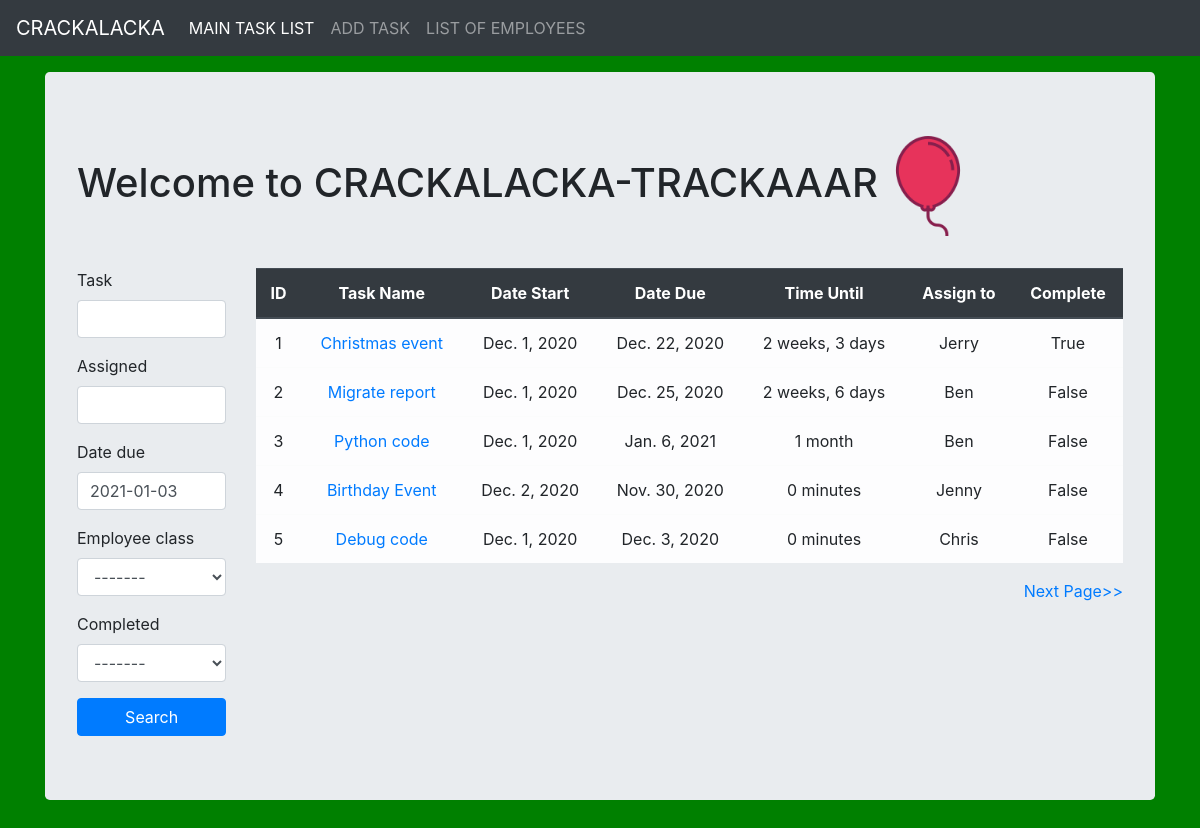
The app's page /, older data.
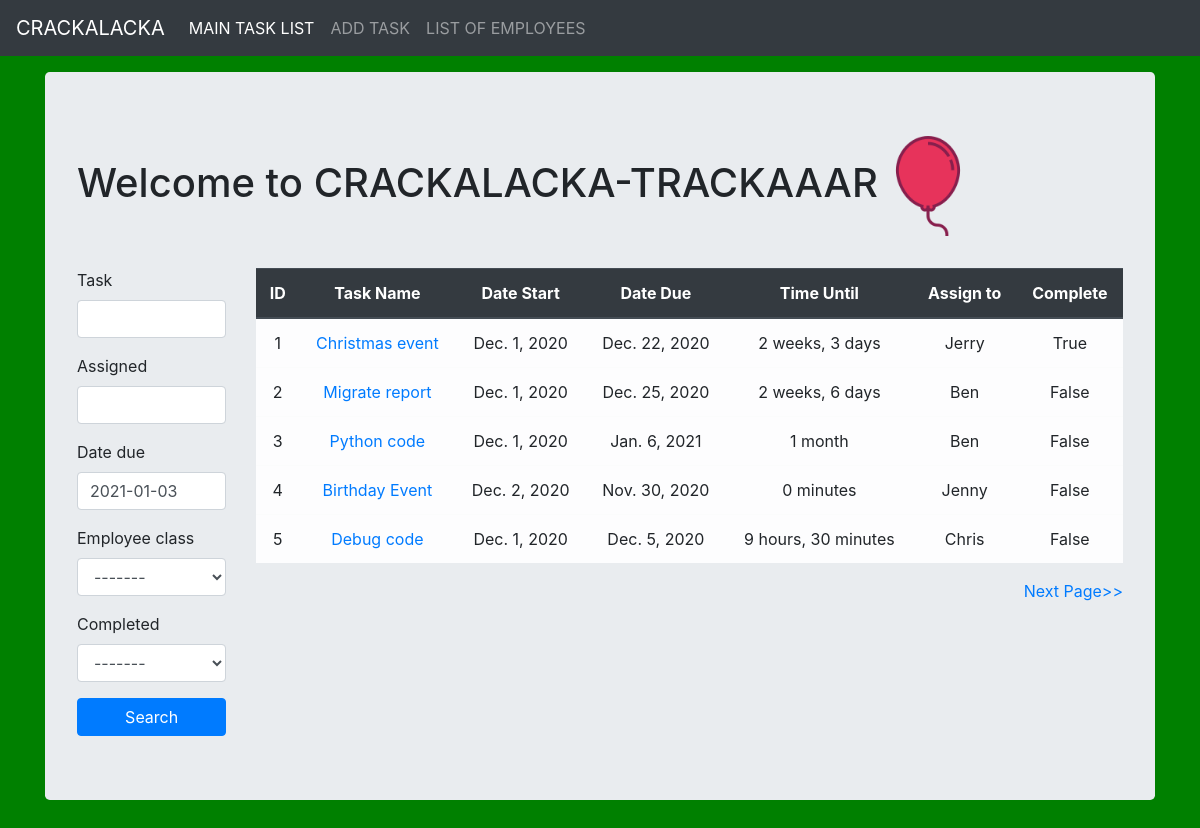
The same page, newer data.
### tasktrackerApp/models.py (models this page shows, shortened)
class Task(models.Model):
    task_name = models.CharField(max_length=100, blank=False, null=False)
    task_description = models.TextField(blank=True, null=True)
    date_start = models.DateField(auto_now=False, auto_now_add=True)
    date_due = models.DateField(auto_now=False, auto_now_add=False, default=datetime.now()+timedelta(days=30), blank=True)
    assign_to = models.ForeignKey(Worker, db_column='name', on_delete=models.CASCADE)
    complete = models.BooleanField(default=False)

### tasktrackerApp/views.py (the view, shortened to what this page needs)
# urls.py: path('', views.index, name='index'),
def index(request):
    title = "Welcome to CRACKALACKA-TRACKAAAR"
    queryset = Task.objects.all().values('id', 'task_name', 'date_start', 'date_due', 'complete', 'assign_to', 'assign_to__name')
    form = TaskSearchForm
    p = Paginator(queryset.order_by('id'), 5)
    page_num = request.GET.get('page',1)
    try:
        page = p.page(page_num)
    except:
        page = p.page(1)
    context = {'title':title, 'form': form, 'page': page}
    return render(request, 'tasktrackerApp/index.html', context)

### templates/tasktrackerApp/index.html (shortened to what this page needs)
{% extends 'tasktrackerApp/base.html' %}
{% load static %}
{% load crispy_forms_tags %}
{% block bodyblock%}
<div class="jumbotron">
  <h1>{{title}}<img src="{% static 'img/balloon.png' %}" alt="Balloon PNG" width=100px></h1>
  <br>
  <div class="row">
    <div class="col-sm-2">
      <form class="" action="" method="POST">
        {{ form|crispy }}
        <input type="submit" class="btn btn-primary fullbutton" name="" value="Search">
      </form>
    </div>
    <div class="col-sm-10">
      <div class="container-sub">
        <table class='table'>
          <thead class="thead-dark">
            <tr>
              <th>ID</th>
              <th>Task Name</th>
              <th>Date Start</th>
              <th>Date Due</th>
              <th>Time Until</th>
              <th>Assign to</th>
              <th>Complete</th>
            </tr>
          </thead>
          {% for row in page %}
          <tr class="table-light">
            <td>{{ forloop.counter0|add:page.start_index }}</td>
            <td><a href="{% url 'tasktrackerApp:update_items' row.id %}">{{row.task_name}}</a></td>
            <td>{{row.date_start}}</td>
            <td>{{row.date_due}}</td>
            <td>{{row.date_due|timeuntil }}</td>
            <td>{{row.assign_to__name}}</td>
            <td>{{row.complete}}</td>
          </tr>
          {% endfor %}
        </table>
        <div class="paging" align='right'>
          {% if page.has_next %}
            <a href="{% url 'tasktrackerApp:index' %}?page={{ page.next_page_number }}">Next Page>> </a>
          {% endif %}
        </div>
      </div>
    </div>
  </div>
</div>
<br>
{% endblock%}

### templates/tasktrackerApp/base.html (shortened to what this page needs)
<!DOCTYPE html>
{% load static %}
<html lang="en" dir="ltr">
  <head>
    <link rel="stylesheet" href="https://cdn.jsdelivr.net/npm/bootstrap@4.5.3/dist/css/bootstrap.min.css">
    <link rel="stylesheet" href="{% static 'css/master.css' %}">
    <link rel="stylesheet" href="https://code.jquery.com/ui/1.12.1/themes/base/jquery-ui.css">
  </head>
  <body>
    <body>
      <nav class="navbar navbar-expand-md navbar-dark fixed-top bg-dark">
        <a class="navbar-brand" href="{% url 'tasktrackerApp:index' %}">CRACKALACKA</a>
        <div class="collapse navbar-collapse" id="navbarCollapse">
          <ul class="navbar-nav mr-auto">
            <li class="nav-item active">
              <a class="nav-link" href="{% url 'tasktrackerApp:index' %}">MAIN TASK LIST<span class="sr-only">(current)</span></a>
            </li>
            <li class="nav-item">
              <a class="nav-link" href="{% url 'tasktrackerApp:add_task' %}">ADD TASK<span class="sr-only">(current)</span></a>
            </li>
            <li class="nav-item">
              <a class="nav-link" href="{% url 'tasktrackerApp:list_workers' %}">LIST OF EMPLOYEES </a>
            </li>
            <li class="nav-item">
              <a class="nav-link" href="#"></a>
            </li>
          </ul>
        </div>
      </nav>
    <div class="container">
      {% block bodyblock %}
      {% endblock %}
    </div>
  </body>
</html>

### static/css/master.css (style rules this page uses)
body { background: green; }
.table { text-align: center; }
.fullbutton { width: 100%; }

### templates/tasktrackerApp/base.html (style rules this page uses)
body { min-height: 75rem; padding-top: 4.5rem; }

Row changes from the older to the newer data that the page shows:
changed Task "Debug code": date_due "Dec. 3, 2020" → "Dec. 5, 2020"; date_due "0 minutes" → "9 hours, 30 minutes"
